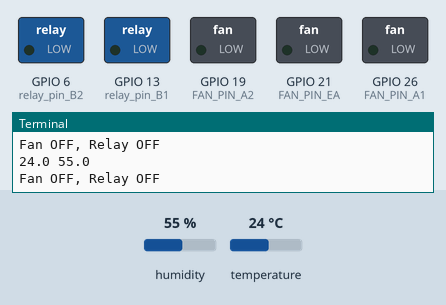
This program was run on a simulated Raspberry Pi (BCM pin numbers). Shown: switched loads named in the program (green lamp = pin HIGH), the last lines printed to the terminal. Inputs (shaded band) come from the test bench; at power-on: humidity 55 %, temperature 24 °C. The clock reads 2024-03-15 10:24:30 at power-on unless the program sets it.

Above: at 1.2 s.
1.3 s: humidity set to 53 %
At 2.0 s:
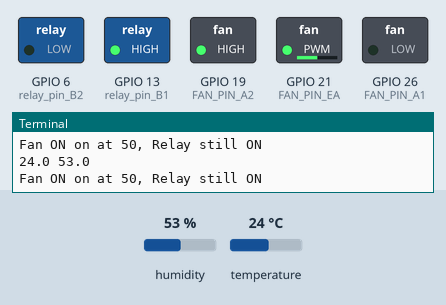
2.8 s: humidity set to 47 %
4.3 s: humidity set to 44 %
At 5.1 s:
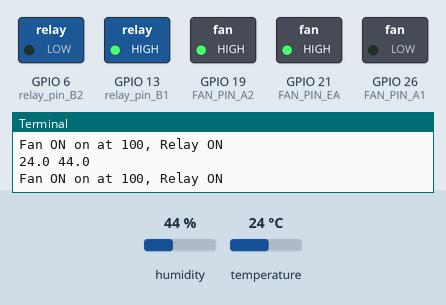
5.8 s: humidity set to 68 %
At 6.7 s:
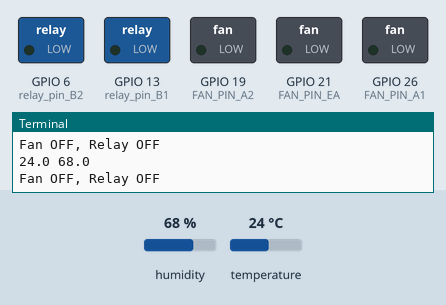
7.3 s: humidity set to 22 %
At 8.3 s:
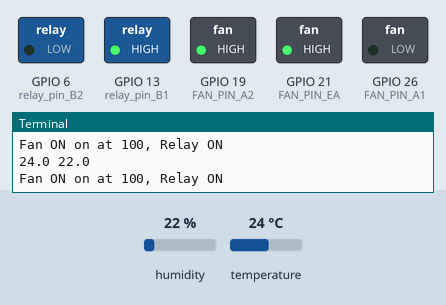
Timing chart, 0 to 9.8 s (numbered marks = the images above; inputs shaded):
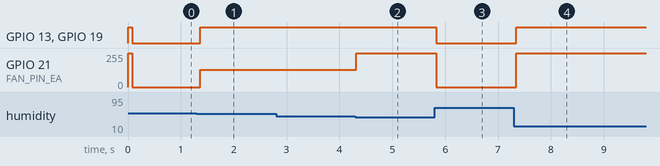

Measured:
- the behaviour switches between 55 and 54 % on humidity (found by bisection; images 0 and 1)
- the behaviour switches between 46 and 45 % on humidity (found by bisection; images 1 and 2)
- after the input at 1.3 s, GPIO 13 (relay_pin_B1), GPIO 19 (FAN_PIN_A2): LOW → HIGH after 0.06 s; GPIO 21 (FAN_PIN_EA): 0/255 → 128/255 after 0.06 s
- after the input at 4.3 s, GPIO 21 (FAN_PIN_EA): 128/255 → 255/255 at once
- after the input at 5.8 s, GPIO 13 (relay_pin_B1), GPIO 19 (FAN_PIN_A2): HIGH → LOW at once; GPIO 21 (FAN_PIN_EA): 255/255 → 0/255 at once
- after the input at 7.3 s, GPIO 13 (relay_pin_B1), GPIO 19 (FAN_PIN_A2): LOW → HIGH at once; GPIO 21 (FAN_PIN_EA): 0/255 → 255/255 at once

The program:

driver.py
```python
import serial
import os
import sys
import logging
import binascii
import time
import csv
import RPi.GPIO as GPIO
import sensor

GPIO.setmode(GPIO.BCM)
GPIO.setwarnings(False)
# Setup Fan pin by usign driver at MA
FAN_PIN_A1 = 26
FAN_PIN_A2 = 19
FAN_PIN_EA = 21

GPIO.setup(FAN_PIN_A1, GPIO.OUT)
GPIO.setup(FAN_PIN_A2, GPIO.OUT)
GPIO.setup(FAN_PIN_EA, GPIO.OUT)
GPIO.output(FAN_PIN_A1, GPIO.LOW)
GPIO.output(FAN_PIN_A2, GPIO.LOW)               #turn on
fan = GPIO.PWM(FAN_PIN_EA,1000)             # Set GPIO14 as a PWM output, with 100Hz frequency (we need to make it match the fans specified PWM frequency)
fan.start(50)                               # Generate a PWM signal with a 50% duty cycle (fan on), start on so that it increases humidity of room and then turns it off or slows down

# Setup Relay pin by usign driver at MB
relay_pin_B1 = 13
relay_pin_B2 = 6

GPIO.setup(relay_pin_B1, GPIO.OUT)
GPIO.setup(relay_pin_B2, GPIO.OUT)
GPIO.output(relay_pin_B1, GPIO.LOW)
GPIO.output(relay_pin_B2, GPIO.LOW)


def fan_on():
    GPIO.output(FAN_PIN_A1, GPIO.LOW)
    GPIO.output(FAN_PIN_A2, GPIO.HIGH)

def fan_off():
    GPIO.output(FAN_PIN_A1, GPIO.LOW)
    GPIO.output(FAN_PIN_A2, GPIO.LOW)

def relay_on():
    GPIO.output(relay_pin_B1, GPIO.HIGH)
    GPIO.output(relay_pin_B2, GPIO.LOW)

def relay_off():
    GPIO.output(relay_pin_B1, GPIO.LOW)
    GPIO.output(relay_pin_B2, GPIO.LOW)

target_humid = 50
toler_humid = 5
check_fan =  0

def fan_relay(humid):
    diff_humid = humid - target_humid
    global check_fan

    if humid == 0:
        pass

    if diff_humid <= -toler_humid and diff_humid >= -target_humid:       #if -50 > differ < -10
        if check_fan == 0:
            fan.start(100)
            fan_on()
            relay_on()
            check_fan = 1

        fan.start(100)
        fan_on()
        relay_on()
        print("Fan ON on at 100, Relay ON")
        check_fan = 1

    elif diff_humid > -toler_humid and diff_humid < toler_humid:       #if -10 >= differ <= 10
        if check_fan == 0:
            fan.start(100)
            fan_on()
            relay_on()
            check_fan = 1

        fan.start(50)
        fan_on()
        relay_on()
        print("Fan ON on at 50, Relay still ON")
        check_fan = 1

    elif diff_humid >= toler_humid:                                      #if differ > 10
        fan.start(0)
        fan_off()
        relay_off()
        print("Fan OFF, Relay OFF")
        check_fan = 0

if __name__ == "__main__":
    fan.start(100)
    fan_on()
    relay_on()
    while(1):
        current_reading = sensor.read_sensor()
        print(current_reading[0], current_reading[1])
        fan_relay(humid=current_reading[1])
```

sensor.py
```python
import RPi.GPIO as GPIO
import dht11
import time
GPIO.setwarnings(False)
GPIO.setmode(GPIO.BCM)
GPIO.cleanup()

instance = dht11.DHT11(pin = 17)

def read_sensor():
    result = instance.read()
    return [result.temperature, result.humidity]


if __name__ == "__main__":
    while True :
        current_sensor = read_sensor()
        print(current_sensor[0], current_sensor[1])
        time.sleep(2)
```
